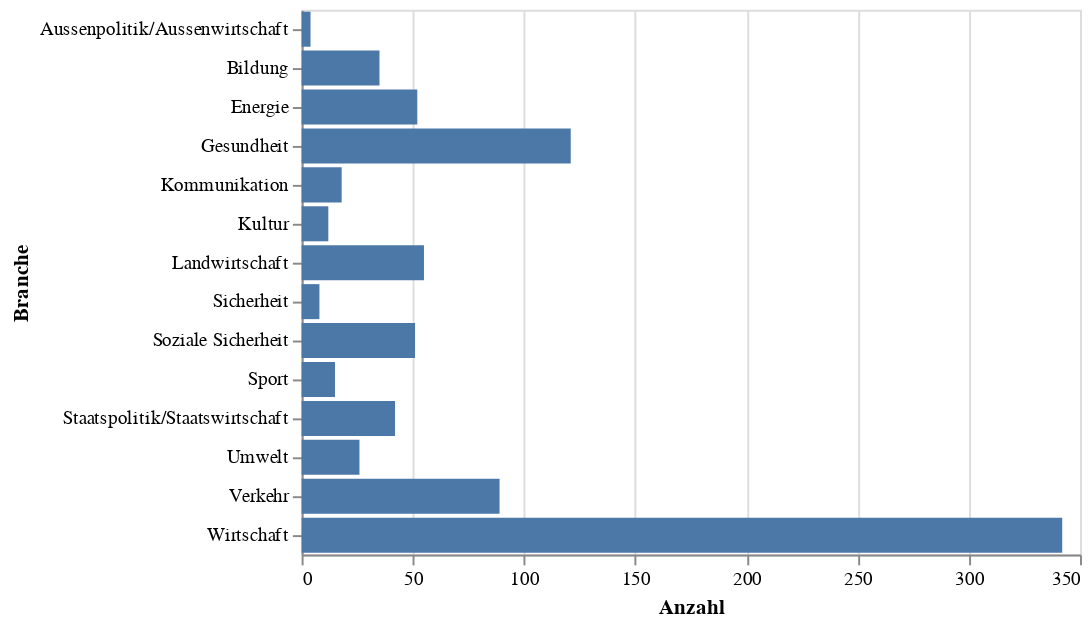

Notebook source saved alongside this figure:
### Markdown cell above
Bezahlte Interessenbindungen aufgeschlüsselt nach Branche.

### Code cell
source = duckdb.query('''
    select branche, count(1) count
    from df_bezahlt
    group by 1
''').to_df()

chart = alt.Chart(source).mark_bar().encode(
    x=alt.X('count', title='Anzahl'),
    y=alt.Y('branche', title='Branche'),
    tooltip='count'
)
chart.save('output/bars-nach-branche-absolut.pdf')
chart

### Figure 1 — Vega-Lite specification as saved in the notebook (floating-point values rounded to 4 significant figures)
{"config": {"view": {"continuousWidth": 400, "continuousHeight": 300}}, "data": {"name": "data-2cd6f53969d3d572596d4473d79dcea6"}, "mark": "bar", "encoding": {"tooltip": {"field": "count", "type": "quantitative"}, "x": {"field": "count", "title": "Anzahl", "type": "quantitative"}, "y": {"field": "branche", "title": "Branche", "type": "nominal"}}, "$schema": "https://vega.github.io/schema/vega-lite/v4.17.0.json", "datasets": {"data-2cd6f53969d3d572596d4473d79dcea6": [{"branche": "Wirtschaft", "count": 342}, {"branche": "Bildung", "count": 35}, {"branche": "Gesundheit", "count": 121}, {"branche": "Staatspolitik/Staatswirtschaft", "count": 42}, {"branche": "Energie", "count": 52}, {"branche": "Umwelt", "count": 26}, {"branche": "Landwirtschaft", "count": 55}, {"branche": "Verkehr", "count": 89}, {"branche": "Soziale Sicherheit", "count": 51}, {"branche": "Kommunikation", "count": 18}, {"branche": "Sport", "count": 15}, {"branche": "Kultur", "count": 12}, {"branche": "Aussenpolitik/Aussenwirtschaft", "count": 4}, {"branche": "Sicherheit", "count": 8}]}}
